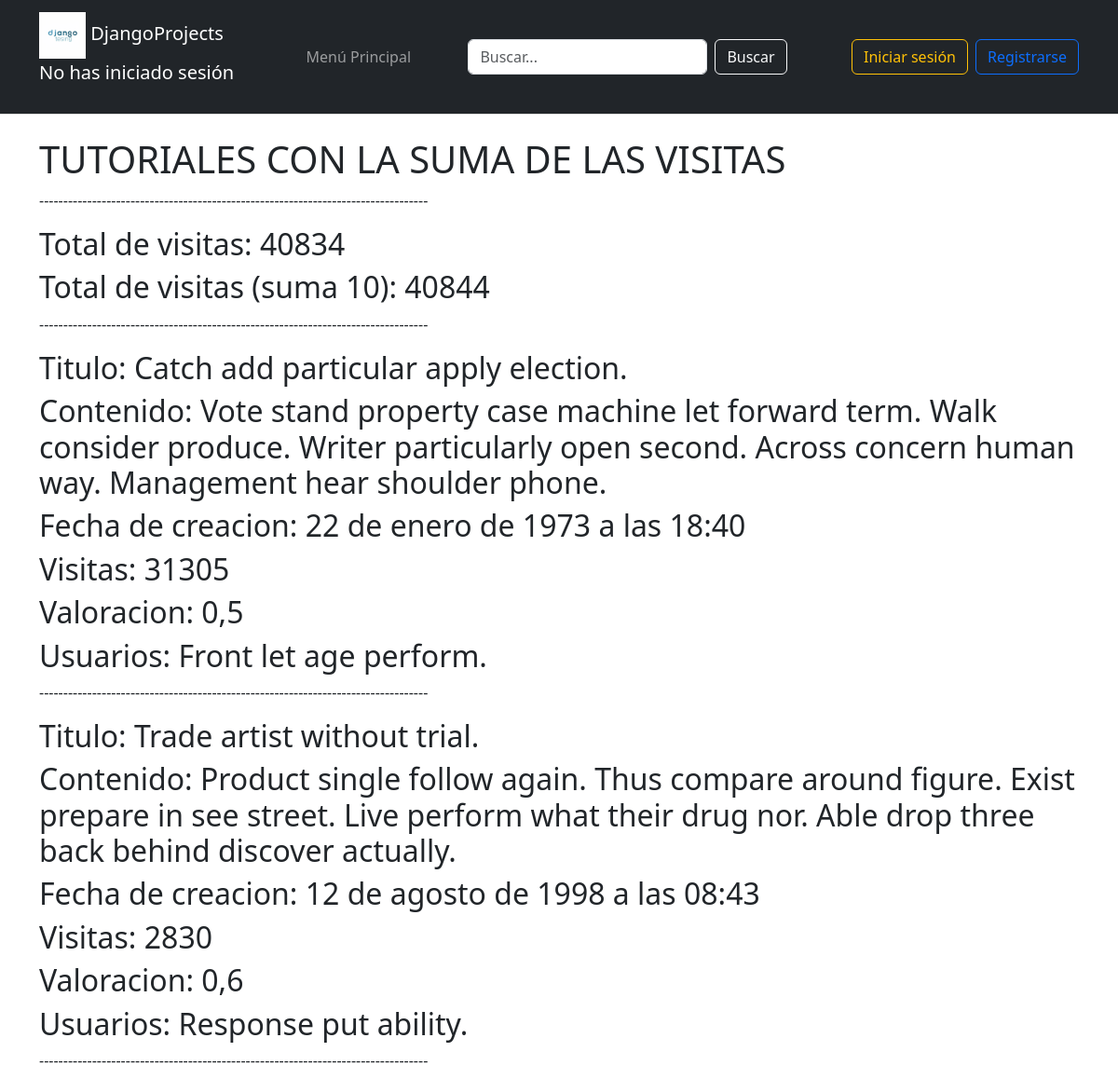
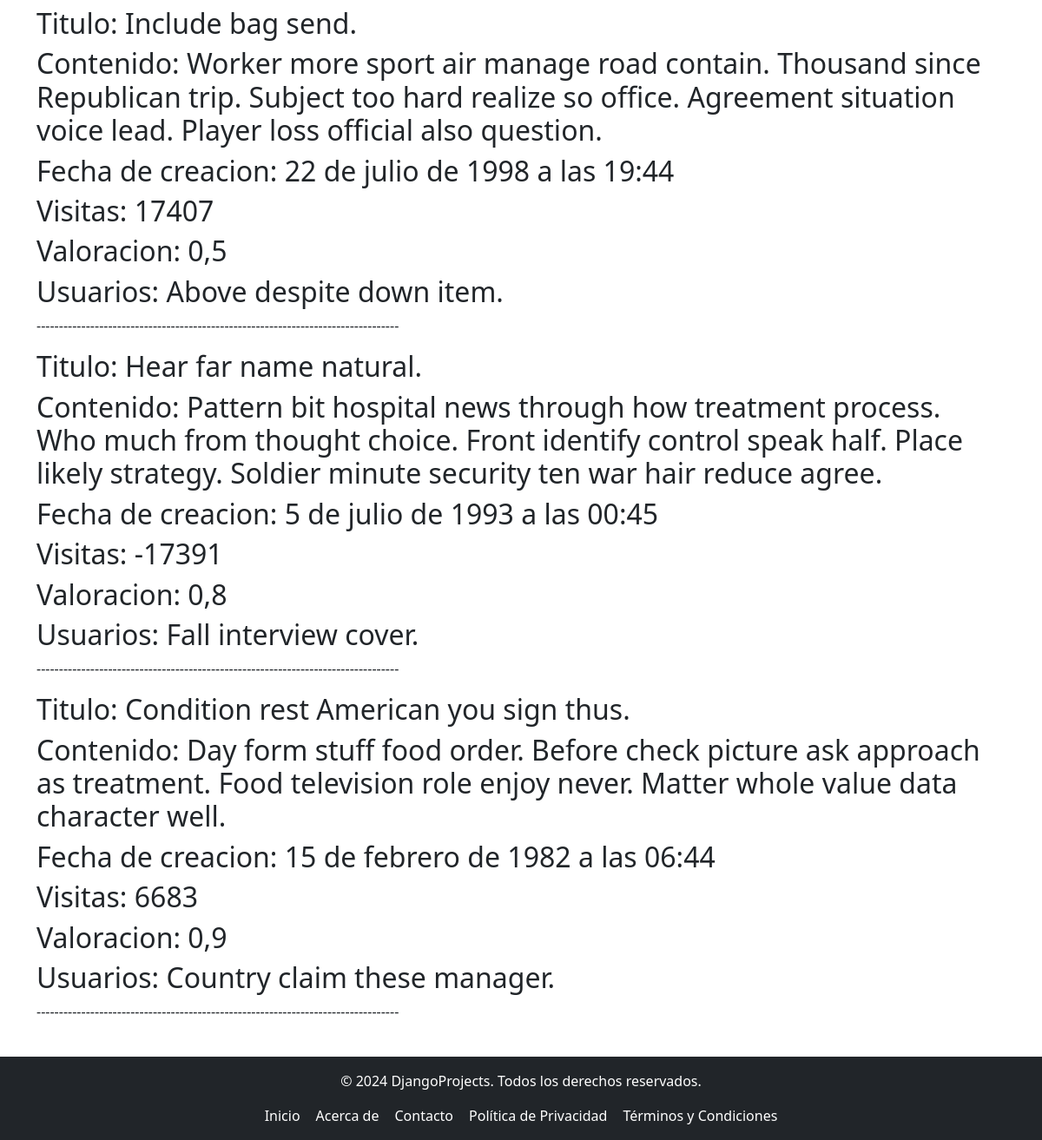
The app's page /Tutorial/Total_visitas with its own data (2 pictures, top to bottom).
### tutorial/models.py (models this page shows, shortened)
class Tutorial(models.Model):
    titulo = models.CharField(max_length=50)
    contenido = models.TextField()
    fecha_Creacion = models.DateTimeField()
    visitas = models.IntegerField()
    valoracion = models.DecimalField(max_digits=3, decimal_places=1)
    usuario = models.ForeignKey(Usuario, on_delete=models.CASCADE, related_name="usuario_del_tutorial")

class Usuario(AbstractBaseUser, PermissionsMixin):
    ADMINISTRADOR = 1
    PROFESOR = 2
    ESTUDIANTE = 3
    ROLES = (
        (ADMINISTRADOR, 'administrador'),
        (PROFESOR, 'profesor'),
        (ESTUDIANTE, 'estudiante'),
    )
    email = models.EmailField(unique=True)
    nombre = models.CharField(max_length=30)
    fecha_Registro = models.DateField(null=True, blank=True)
    puntuacion = models.DecimalField(max_digits=3, decimal_places=1, default=0.0)
    es_activo = models.BooleanField(default=True)
    is_staff = models.BooleanField(default=False)  # Aquí está el campo
    is_superuser = models.BooleanField(default=False)  # Aquí está el campo
    rol = models.PositiveSmallIntegerField(choices=ROLES, default=ADMINISTRADOR)
    imagen = models.ImageField(upload_to='imagenes/', null=True, blank=True)
    USERNAME_FIELD = 'email'  # Campo único para autenticación
    REQUIRED_FIELDS = ['nombre']  # Campos obligatorios para createsuperuser
    objects = UsuarioManager()  # Asegúrate de que el manager esté asignado correctamente

### tutorial/views.py (the view)
# urls.py: path('Tutorial/Total_visitas', views.total_visitas, name = 'total_visitas'),
def total_visitas (request):
    tutorial = Tutorial.objects.select_related("usuario").prefetch_related(
        Prefetch('categoria_del_tutorial'),
        Prefetch('Etiquetas_del_tutorial'),
        Prefetch('Tutoriales_cursos')
    )
    total_visitas = tutorial.aggregate(total_visitas=Sum('visitas'))
    return render(request, 'Tutorial/total_visitas.html', {"tutoriales_mostrar": tutorial, "total_visitas": total_visitas['total_visitas']})

### tutorial/templates/Tutorial/total_visitas.html
{% extends "Padre.html" %}
{% block cabecera %}
<h1>TUTORIALES CON LA SUMA DE LAS VISITAS</h1>
<p>---------------------------------------------------------------------------------</p>
<h2>Total de visitas: {{ total_visitas }}</h2>
{% if total_visitas != 0 %}
{% if total_visitas >= 100 %}
    <h2>Total de visitas (suma 10): {{ total_visitas|add:10 }}</h2>
{% elif total_visitas <= 99 and total_visitas > 50 %}
    <h2>Total de visitas (resta 5): {{ total_visitas|add:"-5" }}</h2>
{% elif total_visitas < 9 %}
    <h2>Total de visitas (es menor que 9): {{ total_visitas }}</h2>
{% elif total_visitas|divisibleby:2 %}
    <h2>Total de visitas (es par): {{ total_visitas }}</h2>
{% else %}
    <h2>Total de visitas (no es divisible por 2 ni menor que 9): {{ total_visitas }}</h2>
{% endif %}
{% endif %}
<p>---------------------------------------------------------------------------------</p>
{% endblock %}
{% block contenido %}
    {% for tutorial in tutoriales_mostrar %}
        {% include "Tutorial/tutorialVisitas.html" %}
    {% endfor %}
{% endblock %}

### tutorial/templates/Tutorial/tutorialVisitas.html
<div>
    <h2>Titulo: {{ tutorial.titulo }}</h2>
    <h2>Contenido: {{ tutorial.contenido }}</h2>
    <h2>Fecha de creacion: {{ tutorial.fecha_Creacion }}</h2>
    <h2>Visitas: {{ tutorial.visitas }}</h2>
    <h2>Valoracion: {{ tutorial.valoracion }}</h2>
    <h2>Usuarios: {{ tutorial.usuario.nombre }}</h2>
    <p>---------------------------------------------------------------------------------</p>
</div>

### tutorial/static/css/EstiloTemplate.css (style rules this page uses)
html, body { height: 100%; margin: 0; padding: 0; font-family: Arial, sans-serif; display: flex; flex-direction: column; }

### records on screen
Tutorial: titulo "Catch add particular apply election.", contenido "Vote stand property case machine let forward term. Walk consider produce. Writer particularly open second. Across concern human way. Management hear shoulder phone.", fecha_Creacion "22 de enero de 1973 a las 18:40", visitas "31305", valoracion "0,5", usuario.nombre "Front let age perform."
Tutorial: titulo "Trade artist without trial.", contenido "Product single follow again. Thus compare around figure. Exist prepare in see street. Live perform what their drug nor. Able drop three back behind discover actually.", fecha_Creacion "12 de agosto de 1998 a las 08:43", visitas "2830", valoracion "0,6", usuario.nombre "Response put ability."
Tutorial: titulo "Include bag send.", contenido "Worker more sport air manage road contain. Thousand since Republican trip. Subject too hard realize so office. Agreement situation voice lead. Player loss official also question.", fecha_Creacion "22 de julio de 1998 a las 19:44", visitas "17407", valoracion "0,5", usuario.nombre "Above despite down item."
Tutorial: titulo "Hear far name natural.", contenido "Pattern bit hospital news through how treatment process. Who much from thought choice. Front identify control speak half. Place likely strategy. Soldier minute security ten war hair reduce agree.", fecha_Creacion "5 de julio de 1993 a las 00:45", visitas "-17391", valoracion "0,8", usuario.nombre "Fall interview cover."
Tutorial: titulo "Condition rest American you sign thus.", contenido "Day form stuff food order. Before check picture ask approach as treatment. Food television role enjoy never. Matter whole value data character well.", fecha_Creacion "15 de febrero de 1982 a las 06:44", visitas "6683", valoracion "0,9", usuario.nombre "Country claim these manager."

### other values on screen
{{ total_visitas }} "40834"
{{ total_visitas|add:10 }} "40844"
